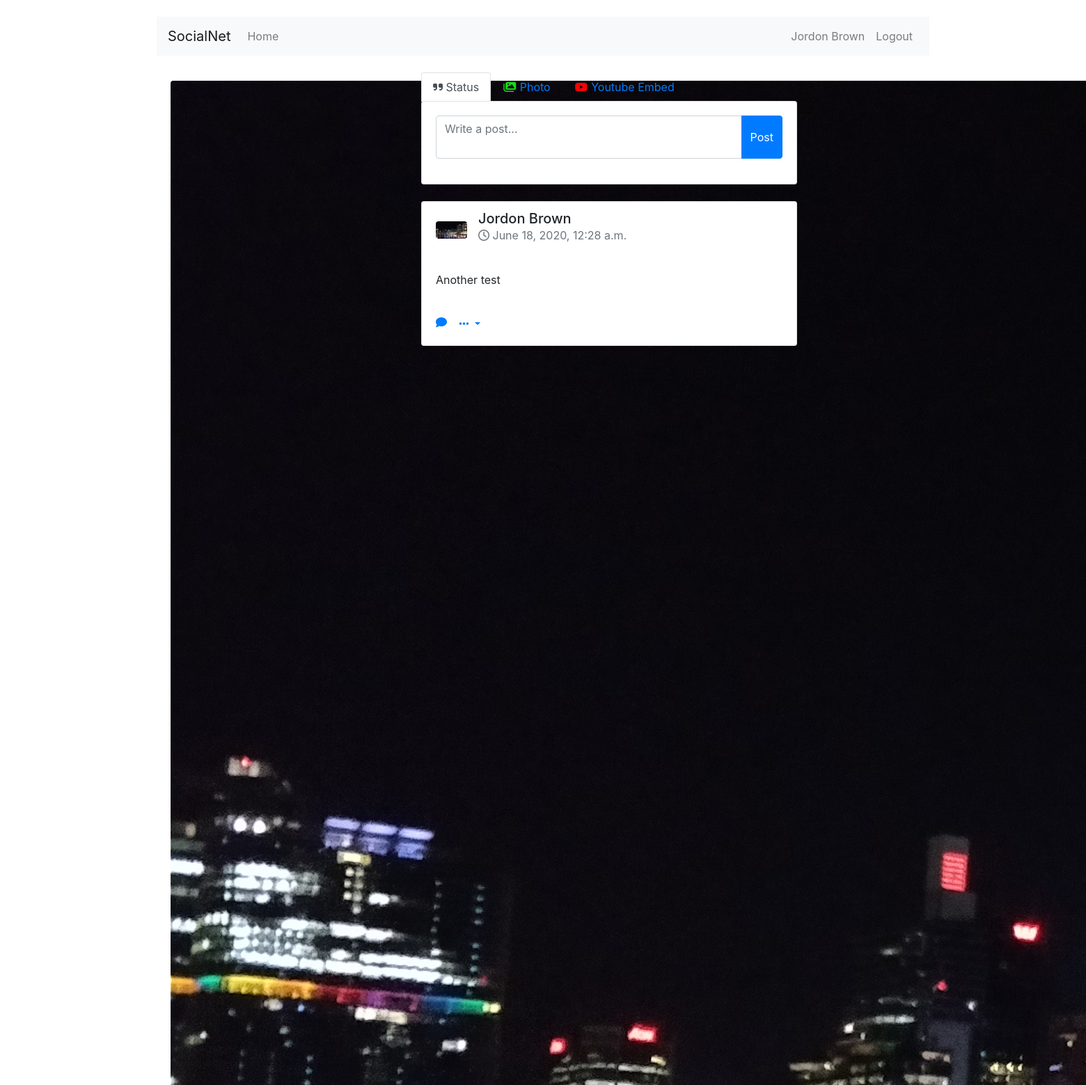
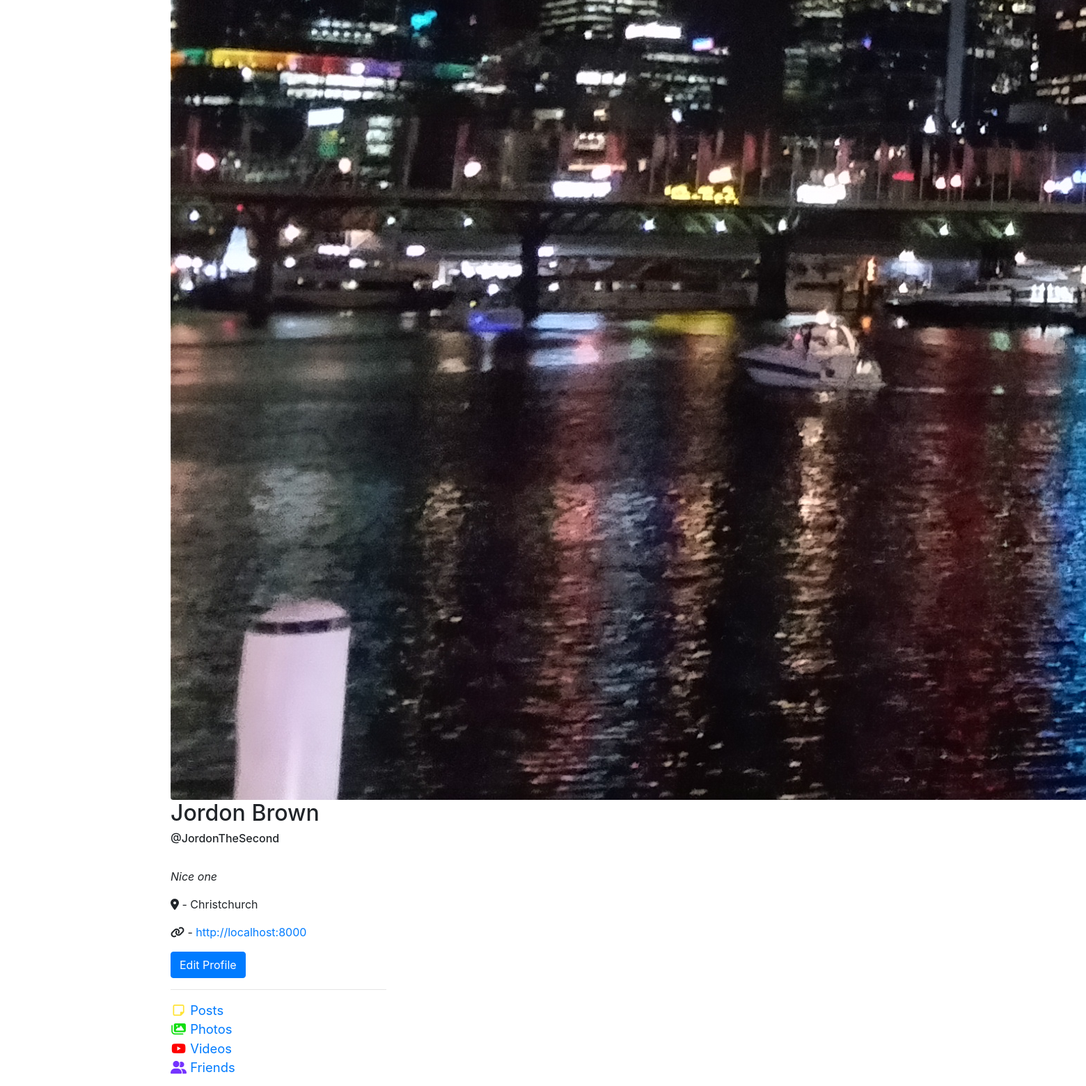
The app's page /profiles/profile/ (signed in) with its own data (2 pictures, top to bottom).
### profiles/models.py (models this page shows, shortened)
class UserProfile(models.Model):
	user = models.OneToOneField(User, on_delete=models.CASCADE)
	description = models.CharField(max_length=100, default='')
	city = models.CharField(max_length=100, default='')
	website = models.URLField(default='')
	phone = models.IntegerField(default=0)
	avatar = models.ImageField(upload_to='profile_image', blank=True)
	avatar_profile = ImageSpecField(source='avatar', processors=[Transpose(),ResizeToFill(165, 165)], format='JPEG', options={'quality': 100})
	avatar_post = ImageSpecField(source='avatar', processors=[Transpose(),ResizeToFill(65, 65)], format='JPEG', options={'quality': 90})
	objects = models.Manager()

### posts/models.py (models this page shows)
class Post(models.Model):
	post = models.CharField(max_length=500)
	user = models.ForeignKey(User, null=True, on_delete=models.CASCADE)
	created = models.DateTimeField(auto_now_add=True)
	updated = models.DateTimeField(auto_now=True)

### profiles/views.py (the view)
# urls.py: re_path(r'^profile/(?P<pk>\d+)/$', views.view_profile, name='view_profile_with_pk'),
def view_profile(request, pk=None):
	storage = messages.get_messages(request)
	if pk:
		user = User.objects.get(pk=pk)
	else:
		user = request.user
	form = HomeForm()
	post(request, form)
	form_photo = PhotoPostForm()
	photo_post(request, form_photo)
	form_youtube = YoutubePostForm()
	youtube_post(request, form_youtube)
	posts = Post.objects.filter(user=user).order_by('-created')
	photo_posts = PhotoPost.objects.filter(user=user).order_by('-created')
	youtube_posts = YoutubePost.objects.filter(user=user).order_by('-created')
	friends_pk = Friend.objects.friends(user)
	friends_user = Friend.objects.friends(request.user)
	sent_requests = FriendshipRequest.objects.select_related("from_user", "to_user").filter(from_user=request.user).values_list('to_user_id', flat=True)
	received_requests = FriendshipRequest.objects.select_related("from_user", "to_user").filter(to_user=request.user).values_list('from_user', flat=True)
	args = {'user': user,
			'message': storage,
			'form': form,
			'form_photo': form_photo,
			'form_youtube': form_youtube,
			'posts': posts,
			'photo_posts': photo_posts,
			'youtube_posts': youtube_posts,
			'friends_pk': friends_pk,
			'friends_user': friends_user,
			"sent_requests": sent_requests,
			"received_requests": received_requests
			}
	return render(request, 'profiles/profile.html', args)

### posts/forms.py
class HomeForm(forms.ModelForm):
	post = forms.CharField(widget=forms.Textarea(
		attrs={
		'maxlength': '500',
		'class': 'form-control',
		'placeholder': 'Write a post...',
		'autocomplete': 'off',
		'rows': '2'
		}
	))
	class Meta:
		model = Post
		fields = ('post',)

class PhotoPostForm(forms.ModelForm):
	caption = forms.CharField(widget=forms.Textarea(
		attrs={
		'maxlength': '500',
		'class': 'form-control',
		'placeholder': 'Write a caption for this photo...',
		'autocomplete': 'off',
		'rows': '2'
		}
	))
	class Meta:
		model = PhotoPost
		fields = ('image', 'caption')

### posts/views.py (called while the page is built, shortened)
def post(request, form):
	form = HomeForm(request.POST)
	args = {'form': form}
	return render(request, template_name, args)

def photo_post(request, form_photo):
	form_photo = PhotoPostForm(request.POST, request.FILES)
	if form_photo.is_valid():
		post = form_photo.save(commit=False)
		post.user = request.user
		post.save()
		form_photo = PhotoPostForm()
		return redirect('profiles:view_profile')
	else:
		form_photo = PhotoPostForm()

def youtube_post(request, form_video):
	form_video = YoutubePostForm(request.POST)
	raw_link = form_video['link'].value()

### home/templates/home/home.html (shortened to what this page needs)
{% extends 'base.html' %}

### accounts/templates/base.html (shortened to what this page needs)
{% load static %}
{% load friendshiptags %}
<!DOCTYPE html>
<html>
	<head>
		<link rel="stylesheet" href="https://stackpath.bootstrapcdn.com/bootstrap/4.3.1/css/bootstrap.min.css">
		<link rel="stylesheet" href="{% static "accounts/style.css" %}">
		<link href="https://stackpath.bootstrapcdn.com/font-awesome/4.7.0/css/font-awesome.min.css" rel="stylesheet">
	</head>
	<body>
    <div class="container">
		<nav class="navbar navbar-expand-lg navbar-light bg-light">
		  <a class="navbar-brand" href="/">SocialNet </a>
			<div class="collapse navbar-collapse flex-grow-1 text-right" id="myNavbar7">
				{% if user.is_authenticated %}
				<ul class="nav navbar-nav">
					<li><a href="{% url 'home:home' %}" class="nav-link">Home</a></li>
				</ul>
				<ul class="navbar-nav ml-auto flex-nowrap">
					<li class="nav-item"><a class="nav-link" href="{% url 'profiles:view_profile' %}">{{ request.user.get_full_name }}</a></li>
		        	<li class="nav-item">
		                <a href="{% url 'accounts:logout' %}" class="nav-link">Logout</a>
		            </li>
		        </ul>
			     {% endif %}
			    </div>
		</nav>
  	</div>
		{% block body %}
		{% endblock %}
	</body>
</html>

### profiles/templates/profiles/profile.html (shortened to what this page needs)
{% extends 'base.html' %}
{% block body %}
<div class="container">
<div class="row">
	<div class="col-md-4">
		<div class="card gedf-card" style="border: none;">
			<div class="card-header" id="post-header">
			{% if user.userprofile.avatar %}
	        	<a href="{{ user.userprofile.avatar.url }}" target="_blank">
	        		<img class="rounded" src="{{ user.userprofile.avatar_profile.url }}">
	        	</a>
	        {% else %}
	        	<img class="rounded" width="165" src="/media/profile_image/default.png" alt="">
	        	<br/>
	        {% endif %}
			<h2>{{ user.get_full_name }}</h2>
			<h6>@{{ user }}</h6>
			<br/>
			<p><i>{{ user.userprofile.description }}</i></p>
			<p><i class="fas fa-map-marker-alt"></i> - {{ user.userprofile.city }}</p>
			<p><i class="fas fa-link"></i> -  <a href="{{ user.userprofile.website }}" target="_blank">{{ user.userprofile.website }}</a></p>
			{% if user == request.user %}
			<a href="{% url 'profiles:edit_profile' %}">
				<button class='btn btn-primary'>Edit Profile</button>
			</a>
			{% endif %}
		<hr/>
				<div id="profile_links">
					<div>
						<a href="{% url 'profiles:view_profile_with_pk' pk=user.pk %}"><i class="far fa-sticky-note fa-fw"></i> Posts</a>
					</div>
			        <div>
			        	{% url 'profiles:view_profile_photos_with_pk' pk=user.pk as photos_url %}
			        	<a href="{{ photos_url }}"><i class="fas fa-images fa-fw"></i> Photos</a>
			        </div>
			     	<div>
			        	{% url 'profiles:view_profile_videos_with_pk' pk=user.pk as videos_url %}
			        	<a href="{{ videos_url }}"><i class="fab fa-youtube fa-fw"></i> Videos</a>
			        </div>
			        <div>
			        	{% url 'profiles:view_profile_friends_with_pk' pk=user.pk as friends_url %}
			        	<a href="{{ friends_url }}"><i class="fa fa-user-friends fa-fw"></i> Friends</a>
			        </div>
			</div>
		</div>
	</div>
</div>
{% url 'profiles:photo_detail' pk=photo.pk as photo_detail_url %}
{% if request.get_full_path == friends_url %}
	{% include 'profiles/profile_friends.html' %}
{% elif request.get_full_path == photos_url %}
	{% include 'profiles/profile_photos.html' %}
{% elif request.get_full_path == photo_detail_url %}
	{% include 'profiles/photo_detail.html' %}
{% elif request.get_full_path == videos_url %}
	{% include 'profiles/profile_videos.html' %}
{% else %}
	{% include 'profiles/profile_posts.html' %}
{% endif %}
</div>
</div>
{% endblock %}

### profiles/templates/profiles/profile_posts.html (shortened to what this page needs)
<div class="col-md-6" id="post-feed">
			{% if user == request.user %}
			<ul class="nav nav-tabs">
				<li class="nav-item active">
		    		<a class="nav-link active" data-toggle='tab'  href="#add-status"><i class="fas fa-quote-right"></i> Status</a>
		  		</li>
		  		<li class="nav-item">
		    		<a class="nav-link" data-toggle='tab' href="#add-photo"><i class="fas fa-images fa-fw"></i> Photo</a>
		  		</li>
		  		<li class="nav-item">
		    		<a class="nav-link" data-toggle='tab' href="#add-youtube-video"><i class="fab fa-youtube fa-fw"></i> Youtube Embed</a>
		  		</li>
			</ul>
<div class='tab-content'>
	<div id="add-status" class="tab-pane active">
<div class="card gedf-card" id="statuspost-container">
                    <div class="card-body">
			<form method="POST" id="post_form">
				<div class="input-group mb-3">
				  	{{ form.post }}
					<div class="input-group-append">
					  	<button type="submit" class='btn btn-primary'>Post</button>
					</div>
				</div>
			</form>
		</div>
	</div>
</div>
</div>
			{% endif %}
			{% for post in posts %}
			<div class="card gedf-card" id="post-container">
                    <div class="card-header" id="post-header">
                        <div class="d-flex justify-content-between align-items-center">
                            <div class="d-flex justify-content-between align-items-center">
                                <div class="mr-2">
	                				{% if post.user.userprofile.avatar %}
					                <img class="rounded" width="45" src="{{ post.user.userprofile.avatar_post.url }}" alt="">
					                {% else %}
					                <img class="rounded" width="65" src="/media/profile_image/default.png" alt="">
					                {% endif %}
                                </div>
                                <div class="ml-2">
                                    <div class="h5 m-0">{{ post.user.get_full_name }}</div>
                                    <div class="text-muted h7 mb-2"><i class="fa fa-clock-o"></i> {{ post.created }}</div>
                                </div>
                            </div>
                        </div>
                    </div>
                    <div class="card-body" id="post-body">
                        <p class="card-text">
                        	{{ post.post }}
                        </p>
                    </div>
                    <div class="card-footer" id="post-footer">
                        <a href="#" class="card-link"><i class="fa fa-comment"></i></a>
	                    <button class="btn btn-link dropdown-toggle" type="button" id="gedf-drop1" data-toggle="dropdown" aria-haspopup="true" aria-expanded="false">
	                        <i class="fa fa-ellipsis-h"></i>
	                    </button>
                    </div>
                </div>
                <br/>
                {% empty %}
                <p>No posts to show</p>
			{% endfor %}
		</div>

### accounts/static/accounts/style.css (style rules this page uses)
.rounded { user-drag: none; user-select: none; -moz-user-select: none; -webkit-user-drag: none; -webkit-user-select: none; -ms-user-select: none; }
#post-feed { overflow: scroll; overflow-x: hidden; overflow-y: auto; height: 88vh; }
#post-header { background-color: white; border-bottom: 0 none; }
#post-body { border-top: 0 none; }
#post-footer { background-color: white; border-top: 0 none; }
#profile_links { font-size:1.15rem; }
#profile_links a { text-decoration: none; }
.fa-sticky-note { color: #FFE333; }
.fa-user-friends { color: #7533FF; }
.fa-images { color: #12DE12; }
.fa-youtube { color: red; }
.nav-tabs { border-bottom: 0px; }
.form-control { resize: none; }

### records on screen
Post: user.userprofile.avatar_post (picture), user.get_full_name "Jordon Brown", created "June 18, 2020, 12:28 a.m.", post "Another test"

### other values on screen
{{ request.user.get_full_name }} "Jordon Brown"
{{ user.get_full_name }} "Jordon Brown"
{{ user }} "JordonTheSecond"
{{ user.userprofile.description }} "Nice one"
{{ user.userprofile.city }} "Christchurch"
{{ user.userprofile.website }} "http://localhost:8000"
